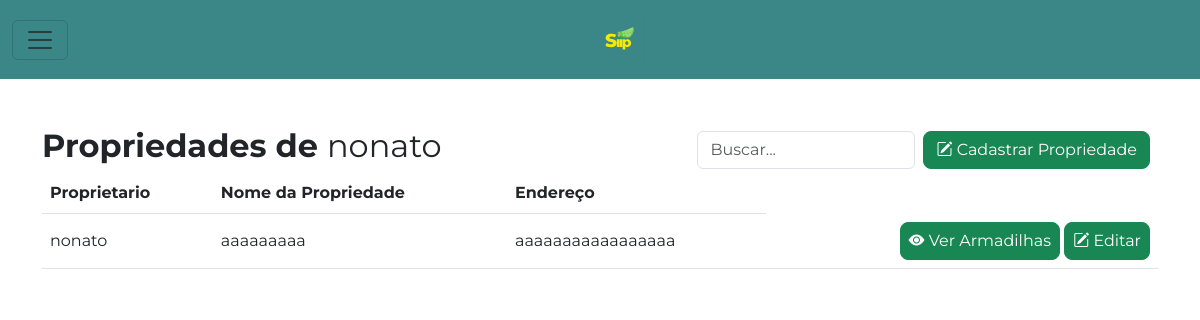
Screenshot of /proprietarios/propriedades/5/ with the database file from the repository.
### inicio/models.py (models this page shows, shortened)
class Proprietario(models.Model):
    nome = models.CharField(max_length=100)
    imagem = models.ImageField(upload_to='proprietarios/proprietarios/', null=True, blank=True)
    numero_telefone = models.CharField(max_length=15)
    email = models.EmailField(unique=True)
    def __str__(self):
        return self.nome

class Propriedade(models.Model):
    proprietario = models.ForeignKey(Proprietario, on_delete=models.CASCADE, related_name='propriedades')
    nome_propriedade = models.CharField(max_length=100)
    endereco = models.CharField(max_length=255)

### propriedades/views.py (the view)
# urls.py: path('propriedades/<int:proprietario_id>/', propriedades, name='propriedades'),
def propriedades(request, proprietario_id):
    proprietario = get_object_or_404(Proprietario, id=proprietario_id) # Recupere o proprietário com base no ID fornecido ou retorne um erro 404 se não existir
    propriedades = Propriedade.objects.filter(proprietario=proprietario) # Recupere as propriedades associadas a esse proprietário
    if request.method == 'POST':
        form = PropriedadeForm(request.POST)
        if form.is_valid():
            propriedade = form.save(commit=False)
            propriedade.proprietario = proprietario
            propriedade.save()
            return redirect('propriedades', proprietario_id=proprietario_id) # Redireciona para a mesma página para evitar o envio de dados novamente ao atualizar a página
    else:
        form = PropriedadeForm()
    context = {'proprietario': proprietario, 'propriedades': propriedades, 'form': form}# Passa o proprietário, suas propriedades e o formulário para o contexto do template
    return render(request, 'propriedades/propriedades.html', context)

### propriedades/forms.py
class PropriedadeForm(forms.ModelForm):
    class Meta:
        model = Propriedade
        fields = ['nome_propriedade', 'endereco']

### templates/propriedades/propriedades.html (shortened to what this page needs)
{% extends 'inicio/base.html' %}
{% load static %}
{% block content %}
<div class="container mt-5">
    <div class="d-flex justify-content-between align-items-center">
        <h2 class="fw-bold">Propriedades de
            <span class="fw-normal">{{ proprietario.nome }}</span>
        </h2>
        <div class="d-flex align-items-center">
            <input type="text" class="form-control me-2" placeholder="Buscar...">
            <button type="button" class="btn btn-success me-2 rounded-3 align-self-center flex-shrink-0"
                data-bs-toggle="modal" data-bs-target="#cadastrapropriedade">
                <i class="bi bi-pencil-square"></i> Cadastrar Propriedade
            </button>
        </div>
    </div>
    <table class="table">
        <thead>
            <tr>
                <th scope="col">Proprietario</th>
                <th scope="col">Nome da Propriedade</th>
                <th scope="col">Endereço</th>
            </tr>
        </thead>
        <tbody>
            {% for propriedade in propriedades %}
            <tr>
                <td class="align-middle">{{ propriedade.proprietario }}</td>
                <td class="align-middle">{{ propriedade.nome_propriedade }}</td>
                <td class="align-middle">{{ propriedade.endereco }}</td>
                <td class="text-end align-middle">
                    <a href="{% url 'armadilhas' propriedade_id=propriedade.id %}"
                        class="btn btn-success ps-2 pe-2 rounded-3">
                        <i class="bi bi-eye-fill"></i> Ver Armadilhas
                    </a>
                    <button class="btn btn-success ps-2 pe-2 rounded-3"
                        data-bs-target="#editarpropriedade{{ propriedade.id }}" data-bs-toggle="modal">
                        <i class="bi bi-pencil-square"></i> Editar
                    </button>
                </td>
            </tr>
            {% endfor %}
        </tbody>
    </table>
</div>
{% endblock %}

### templates/propriedades/propriedades.html (style rules this page uses)
body { font-family: 'Montserrat', sans-serif; }

### rows the page displays
Proprietario: nome "nonato"
Propriedade: proprietario "nonato", nome_propriedade "aaaaaaaaa", endereco "aaaaaaaaaaaaaaaaa"
